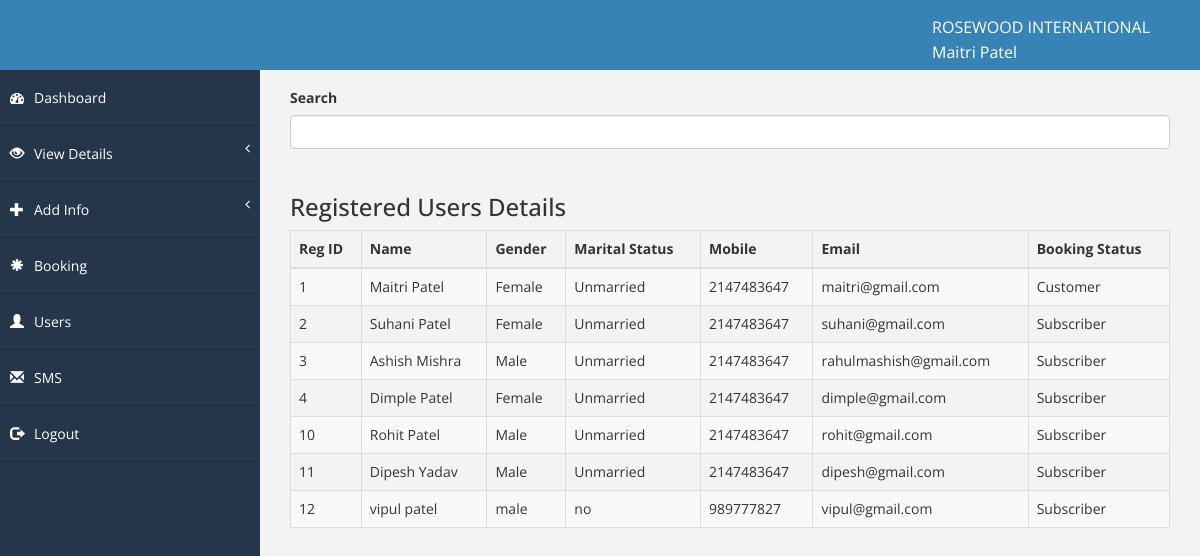
The app's page /admin/viewuser.php (signed in) with its own data.
### tables this page shows
CREATE TABLE IF NOT EXISTS `employee` (
  `emp_id` int(20) NOT NULL,
  `first_name` varchar(25) NOT NULL,
  `last_name` varchar(25) NOT NULL,
  `address` text NOT NULL,
  `city` varchar(50) NOT NULL,
  `state` varchar(50) NOT NULL,
  `country` varchar(50) NOT NULL,
  `dob` date NOT NULL,
  `gender` varchar(50) NOT NULL,
  `maritial_status` varchar(50) NOT NULL,
  `mobile_no` bigint(50) NOT NULL,
  `designation` varchar(50) NOT NULL,
  `salary` varchar(20) NOT NULL,
  `branch_city` varchar(50) NOT NULL,
  `email` varchar(50) NOT NULL,
  `u_name` varchar(50) NOT NULL,
  `password` varchar(50) NOT NULL,
  `join_date` date NOT NULL,
  `status` varchar(20) NOT NULL
);

CREATE TABLE IF NOT EXISTS `registration` (
  `reg_id` int(20) NOT NULL,
  `fname` varchar(50) NOT NULL,
  `lname` varchar(50) NOT NULL,
  `address` varchar(100) NOT NULL,
  `city` varchar(50) NOT NULL,
  `state` varchar(50) NOT NULL,
  `country` varchar(50) NOT NULL,
  `dob` date NOT NULL,
  `gender` varchar(20) NOT NULL,
  `maritial_status` varchar(30) NOT NULL,
  `mobile_no` int(20) NOT NULL,
  `email` varchar(50) NOT NULL,
  `uname` varchar(50) NOT NULL,
  `password` varchar(100) NOT NULL,
  `sec_ques` varchar(50) NOT NULL,
  `answer` varchar(100) NOT NULL,
  `status` varchar(10) NOT NULL
);

### admin/function.php (called while the page is built, shortened)
<?php
function connection(){
    try{
        $con = mysqli_connect("localhost","root","mysql","hoteldb");
    }catch(Exception $e){
        echo $e->getMessage();
    }
    return $con;
}
function selectalldatabyid($table,$primary_key,$id){
    try{
        $con = connection();
        $sql = "SELECT * from $table  WHERE $primary_key=$id";
        $result = mysqli_query($con, $sql);
        $row = mysqli_fetch_array($result,MYSQLI_ASSOC);
    }catch(Exception $e){
        echo $e->getMessage();
    }
    return($row);
}
function selectbyusername($u_name){
    try {
        $con = connection();
        $selectalldata = "SELECT * from employee where u_name='".$u_name."'";
        $result = mysqli_query($con, $selectalldata);
        $row = mysqli_fetch_array($result,MYSQLI_ASSOC);
    } catch (Exception $e) {
        echo 'Message: ' .$e->getMessage();
    }
    return $row;
}
function selectalldataby($table){
    try {
        $con = connection();
        $selectalldata = "SELECT * from $table";
        $result = mysqli_query($con, $selectalldata);
        $row = mysqli_fetch_all($result,MYSQLI_ASSOC);
    } catch (Exception $e) {
        echo 'Message: ' .$e->getMessage();
    }
    return $row;
}

### admin/viewuser.php (the view, shortened to what this page needs)
<?PHP
include('header.php');
$reg_data = selectalldataby("registration");
?>
<div id="page-wrapper" style="overflow-x: scroll">
    <label>Search</label>
    <input id="search" type="text" class="form-control" name="field">
    <br>
    <h3>Registered Users Details</h3>
    <table class="table table-striped table-bordered table-hover" id="datatable">
        <thead>
        <tr>
            <th>Reg ID</th>
            <th>Name</th>
            <th>Gender</th>
            <th>Marital Status</th>
            <th>Mobile</th>
            <th>Email</th>
            <th>Booking Status</th>
        </tr>
        </thead>
        <tbody>
        <?php foreach ($reg_data as $col => $row) {?>
            <tr>
                <td><?php echo $row['reg_id']; ?></td>
                <td><?php echo $row['fname'] . " " . $row['lname'];?></td>
                <td><?php echo $row['gender']; ?></td>
                <td><?php echo $row['maritial_status'];?></td>
                <td><?php echo $row['mobile_no']; ?></td>
                <td><?php echo $row['email']; ?></td>
                <td><?php $booking_data = selectalldatabyid("booking","reg_id",$row['reg_id']);
                    if(is_array($booking_data)){
                        echo "Customer";
                    }else{
                        echo "Subscriber";
                    }
                     ?></td>
            </tr>
        <?php } ?>
        </tbody>
    </table>
    <br>
</div>
</div>
</body>
</html>

### admin/header.php (shortened to what this page needs)
<?php
include("function.php");
$data = selectbyusername($_SESSION['u_name']);
?>
<!DOCTYPE html>
<html xmlns="http://www.w3.org/1999/xhtml">
<head>
  <link rel="stylesheet" href="https://maxcdn.bootstrapcdn.com/bootstrap/3.3.7/css/bootstrap.min.css">
    <link href="assets/css/bootstrap.css" rel="stylesheet" />
    <link href="assets/css/font-awesome.css" rel="stylesheet" />
    <link href="assets/css/basic.css" rel="stylesheet" />
    <link href="assets/css/custom.css" rel="stylesheet" />
</head>
<body>
    <div id="wrapper">
        <nav class="navbar navbar-default navbar-cls-top " role="navigation" style="margin-bottom: 0">
            <div class="navbar-header">
<a class="navbar-brand" href="dashboard.php"></a>
            </div>
            <div class="header-right">
                ROSEWOOD INTERNATIONAL</br>
				<?php
            echo  $data['first_name'] . " ". $data['last_name'];            ?>
            </div>
        </nav>
        <nav class="navbar-default navbar-side" role="navigation">
            <div class="sidebar-collapse">
                <ul class="nav" id="main-menu">
                    <li>
                        <a class="active-menu" href="dashboard.php"><i class="fa fa-dashboard "></i>Dashboard</a>
                    </li>
                    <li>
                        <a href="#"><i class="	glyphicon glyphicon-eye-open"></i>View Details<span class="fa arrow"></span></a>
                    </li>
                    <li>
                        <a href="#"><i class="glyphicon glyphicon-plus"></i>Add Info<span class="fa arrow"></span></a>
                    </li>
                    <li>
                        <a href="viewbooking.php"><i class="glyphicon glyphicon-asterisk"></i>Booking</a>
                    </li>
                    <li>
                        <a href="viewuser.php"><i class="glyphicon glyphicon-user"></i>Users</a>
                    </li>
                    <li>
                        <a href="sms.php"><i class="glyphicon glyphicon-envelope"></i>SMS</a>
                    </li>
                    <li>
                        <a href="logout.php"><i class="glyphicon glyphicon-log-out"></i>Logout</a>
                    </li>
                </ul>
            </div>
        </nav>

### admin/assets/css/basic.css (style rules this page uses)
body { font-family: 'Open Sans', sans-serif; line-height:25px; }
#wrapper { width: 100%; background: #25364A; }
#page-wrapper { padding: 15px 15px; min-height: 600px; background: #F3F3F3; }
.navbar-cls-top .navbar-brand { color: white; background: #25364A; width: 260px; text-align: center; height: 75px; font-size: 20px; letter-spacing: 1px; font-weight: 20; padding-top: 25px; text-transform:uppercase; position: absolute; }
.header-right { color: white; padding: 15px 50px 5px 50px; float: right; font-size: 16px; }
.active-menu { background-color: #25364A!important; }
.arrow { float: right; }
.fa.arrow:before { content: "\f104"; }
.sidebar-collapse, .sidebar-collapse .nav { background: none; }
.sidebar-collapse .nav { padding: 0; }
.sidebar-collapse .nav > li > a { color: white; background: #25364A; text-shadow: none; padding: 15px 40px; border-bottom: 1px solid #2F2E31; }
.sidebar-collapse > .nav > li > a { padding: 15px 10px; }
.navbar-side { border: none; background-color: #25364A; }
.navbar-cls-top { background: #3783B5; border-bottom: none; }
.navbar-default { border: 0px solid black; }
.navbar-header { background: #25364A; }
.nav > li > a > i { margin-right: 10px; }
@media (min-width:768px) { #page-wrapper { margin: 0 0 0 260px; padding: 15px 30px; min-height: 1200px; } }
@media (min-width:768px) { .navbar-side { z-index: 1; position: absolute; width: 260px; } }
@media (min-width:768px) { .navbar { border-radius: 0px; } }

### records on screen
employee: first_name "Maitri", last_name "Patel"
registration: reg_id "1", fname "Maitri", lname "Patel", gender "Female", maritial_status "Unmarried", mobile_no "2147483647", email "maitri@gmail.com", shows "Customer"
registration: reg_id "2", fname "Suhani", lname "Patel", gender "Female", maritial_status "Unmarried", mobile_no "2147483647", email "suhani@gmail.com", shows "Subscriber"
registration: reg_id "3", fname "Ashish", lname "Mishra", gender "Male", maritial_status "Unmarried", mobile_no "2147483647", email "rahulmashish@gmail.com", shows "Subscriber"
registration: reg_id "4", fname "Dimple", lname "Patel", gender "Female", maritial_status "Unmarried", mobile_no "2147483647", email "dimple@gmail.com", shows "Subscriber"
registration: reg_id "10", fname "Rohit", lname "Patel", gender "Male", maritial_status "Unmarried", mobile_no "2147483647", email "rohit@gmail.com", shows "Subscriber"
registration: reg_id "11", fname "Dipesh", lname "Yadav", gender "Male", maritial_status "Unmarried", mobile_no "2147483647", email "dipesh@gmail.com", shows "Subscriber"
registration: reg_id "12", fname "vipul", lname "patel", gender "male", maritial_status "no", mobile_no "989777827", email "vipul@gmail.com", shows "Subscriber"
